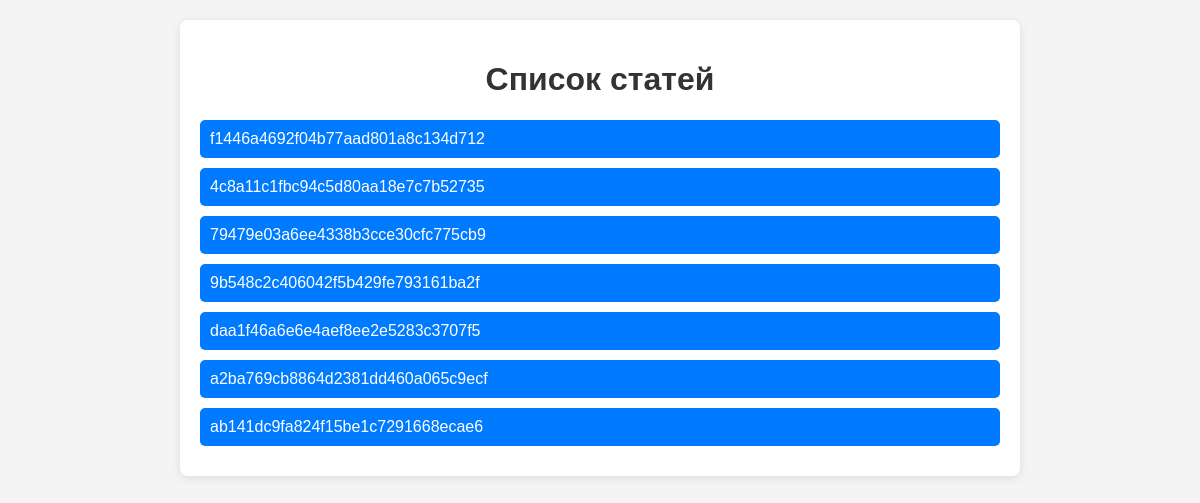
Before: /focus/list/ (signed in) with the older database file.
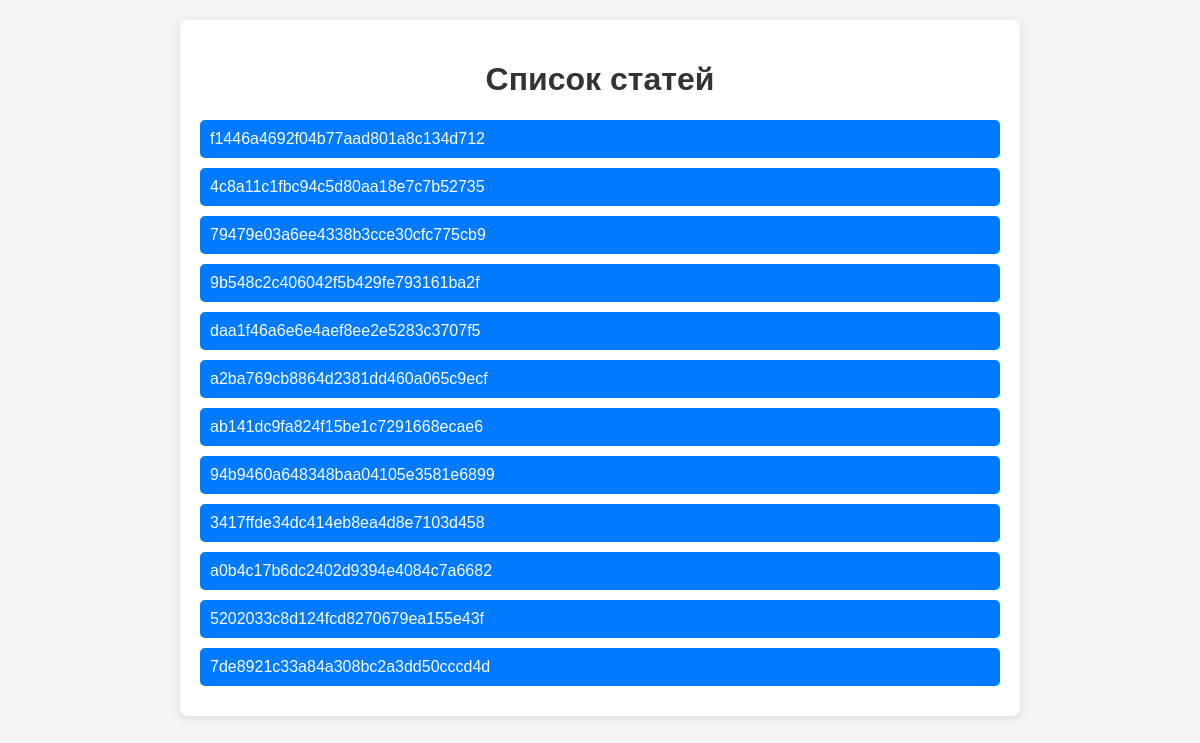
After: the same page with the newer database file.
### focus/models.py (models this page shows, shortened)
class Url(models.Model):
    id = models.AutoField(primary_key=True)
    user = models.ForeignKey(User, on_delete=models.CASCADE, related_name='text') # поменять related_name
    url = models.CharField(max_length= 71)

### focus/views.py (the view)
# urls.py: path('focus/list/',focus_views.focus_list_view,name = 'list_url'),
def focus_list_view(request):
    url_instances = Url.objects.filter(user=request.user)
    return render(request, 'url_art.html', {'article': url_instances})

### templates/url_art.html (shortened to what this page needs)
<!DOCTYPE html>
<html lang="en">
<head>
</head>
<body>
    <div class="container">
        <h1>Список статей</h1>
        {% for url in article %}
            <a href="{{ url.url }}">{{ url.url }}</a>
        {% endfor %}
    </div>
</body>
</html>

### templates/url_art.html (style rules this page uses)
body { font-family: Arial, sans-serif; background-color: #f4f4f4; margin: 0; padding: 20px; }
h1 { text-align: center; color: #333; }
.container { max-width: 800px; margin: 0 auto; background: #fff; padding: 20px; border-radius: 8px; box-shadow: 0 2px 10px rgba(0, 0, 0, 0.1); }
a { display: block; margin: 10px 0; padding: 10px; background: #007BFF; color: white; text-decoration: none; border-radius: 5px; transition: background 0.3s; }

Changed rows visible on the page:
added Url: url "94b9460a648348baa04105e3581e6899"
added Url: url "3417ffde34dc414eb8ea4d8e7103d458"
added Url: url "a0b4c17b6dc2402d9394e4084c7a6682"
added Url: url "5202033c8d124fcd8270679ea155e43f"
added Url: url "7de8921c33a84a308bc2a3dd50cccd4d"
